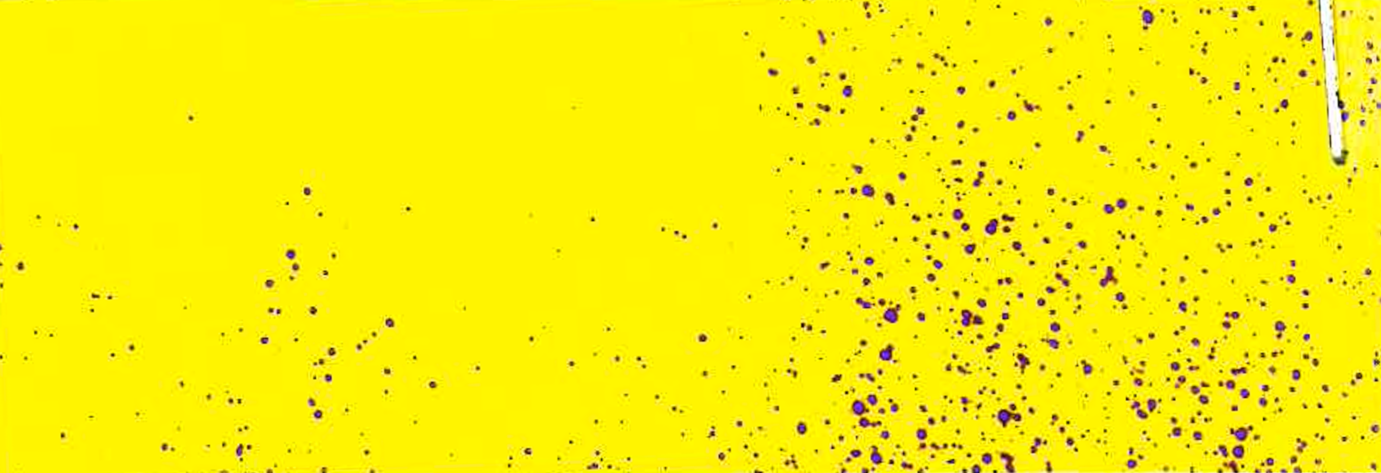
#> input picture src/Segmentation/dataset/pre-annotation/files/1094098e-Interior_350_Arv3_15m_cut.png, 2762 x 945 px (shown at 1/2 size); its folder holds only this picture in this run
$ python android_test.py Segmentation/dataset/pre-annotation/files/1094098e-Interior_350_Arv3_15m_cut.png
#> lines starting #> are read from the running program, lines starting #| are printed output that depends on the picture
### src/segmentation/Calculated_Statistics.py
import cv2
import numpy as np
import copy
import os
import sys

sys.path.insert(0, 'src/common')
from Util import *
#from Variables import *
from Droplet import *
from Statistics import *
from Distortion import *
from Algorithms import *
from HoughTransform import *

#TODO better overlapping count
#TODO better coverage
#TODO remove contour inside contour in real images
#TODO quando uso

class Calculated_Statistics:
    def __init__(self, color_image, filename, save_images:bool, create_masks:bool):
        self.save_images = save_images
        self.create_masks = create_masks
        # [7 lines of commented-out code are left out]
        gray = cv2.cvtColor(color_image, cv2.COLOR_BGR2GRAY)
        self.roi_image = copy.copy(gray)
        self.roi_image_color = copy.copy(color_image)
        self.contour_image = copy.copy(color_image)
        self.detected_image = copy.copy(color_image)
        self.hull_image = copy.copy(color_image)
        self.separate_image = copy.copy(color_image)

        height, width, _ = color_image.shape
        image_area = height * width

        # get objects from image
        self.image = copy.copy(gray)
        self.color_image = copy.copy(color_image)
        self.get_contours()

        # create masks
        if self.create_masks:
            mask = np.zeros_like(self.image)
            self.mask_overlapped = copy.copy(mask)
            self.mask_single = copy.copy(mask)

        # initialize variables
        self.droplets_data:list[Droplet]=[]
        self.contour_area = 0
        i=0

        # sort contours to catch the biggest ones first and remove the smaller ones inside before
        self.contours = sorted(self.contours, key=lambda c: cv2.arcLength(c, True), reverse=True)
        self.ignore_ids = []

        len_contours_original = len(self.contours)

        while(i < len(self.contours)):
            if i in self.ignore_ids:
                i += 1
                continue

            contour = self.contours[i]
            contour_area = cv2.contourArea(contour)
            self.contour_area += contour_area
            overlapped_ids = []

            # treat small contours like a perfect circle
            if len(contour) < 5 and contour_area < 3 and i < len_contours_original:
                if self.create_masks: self.create_mask(shape, contour)
                self.save_draw_circle_droplet(contour, overlapped_ids, i, contour_area, (200, 200, 200), height, width)
                i += 1
                continue

            elif len(contour) < 5 and i < len_contours_original:
                if self.create_masks: self.create_mask(shape, contour)
                self.save_draw_circle_droplet(contour, overlapped_ids, i, contour_area, (160, 160, 160), height, width)
                i += 1
                continue

            # when contour is not closed there is a chance of wrongly detected contours inside
            if contour_area < cv2.arcLength(contour, True):
                check, contour = self.remove_inside_contours(contour, i)

                if check == 0:
                    i += 1
                    continue

                # treat small contours like a perfect circle
                if len(contour) < 5:
                    if self.create_masks: self.create_mask(shape, contour)
                    self.save_draw_circle_droplet(contour, overlapped_ids, i, contour_area, (255, 0, 51), height, width)

                    i += 1
                    continue

            # check the shape to categorize it into 0: single, 1: elipse, 2: overlapped
            shape, no_convex_points = self.check_for_shape(contour, width, height)

            # not a real contour of a droplet so we skip
            if (no_convex_points == -1):
                roi_mask, roi_img, x_roi, y_roi, _, _ = self.crop_ROI(contour, border_expand)

                i += 1
                continue

            # error of contour inside contour
            if (no_convex_points == -2):
                #TODO add treatment
                i += 1
                continue

            match shape:
                # circle single
                case 0:
                    self.save_draw_circle_droplet(contour, overlapped_ids, i, contour_area, (255, 255, 255), height, width)
                # elipse
                case 1:
                    self.save_draw_elipse_droplet(contour, i, overlapped_ids, (102, 0, 102))

                # circles overlapped
                case 2:
                    # get ROI of the contour to analyze
                    roi_mask, roi_img, x_roi, y_roi, _, _ = self.crop_ROI(contour, border_expand)

                    # detect circles and only return the main ones by clustering
                    circles = HoughTransform(roi_mask, no_convex_points, contour, contour_area, roi_img).circles

                    # save each one of the overlapped circles
                    if circles is not None:
                        circle_ids = list(range(i, i + len(circles)))
                        j = 0

                        for circle in circles:
                            overlapped_ids = []
                            overlapped_ids = circle_ids[:j] + circle_ids[j+1:]

                            self.droplets_data.append(Droplet(True, int(circle[0] + x_roi), int(circle[1] + y_roi), float(circle[2]*2), int(i + j), overlapped_ids))
                            cv2.circle(self.detected_image, (int(circle[0] + x_roi), int(circle[1] + y_roi)), int(circle[2]), (0, 255, 0), 2)
                            j+=1
                            cv2.circle(roi_img, (int(circle[0]), int(circle[1])), int(circle[2]), (0, 255, 0), 2)
                    else:
                        self.save_draw_elipse_droplet(contour, i, overlapped_ids, (0, 102, 51))


                    # plt.imshow(roi_img)
                    # plt.show()

            if self.create_masks: self.create_mask(shape, contour)

            # [6 lines of commented-out code are left out]

            i += 1

        # create the masks and calculate values for statistics
        if self.create_masks:
            cv2.imwrite(os.path.join(path_to_masks_overlapped_pred_folder, filename + '.png'), self.mask_overlapped)
            cv2.imwrite(os.path.join(path_to_masks_single_pred_folder, filename + '.png'), self.mask_single)

        cv2.imwrite(os.path.join(path_to_detected_circles, filename + ".png"), self.detected_image)
        cv2.imwrite(os.path.join(path_to_detected_circles, filename + "_countour.png"), self.contour_image)
        cv2.imwrite(os.path.join(path_to_detected_circles, filename + "_canny.png"), self.canny)

        self.calculate_stats()

    # [242 lines left out: functions is_circle_within_image, save_draw_circle_droplet, save_draw_elipse_droplet, remove_inside_contours, get_new_contours, is_contour_in_roi and 8 more, not called in this run]

         # [137 lines of commented-out code are left out]

### src/android_test.py
import sys
import cv2
import copy

sys.path.insert(0, 'src')
from common.Util import *
from common.Variables import *
from common.Droplet import *
from common.Statistics  import *
from segmentation.Distortion import *
from segmentation.Calculated_Statistics import *


if __name__ == "__main__":
    # Read the command-line arguments
    file_path = str(sys.argv[1])

    file_path_parts = file_path.split("/")
    parts = file_path[len(file_path_parts)].split(".")
    filename = parts[0]

    image = cv2.imread(file_path, cv2.IMREAD_GRAYSCALE)
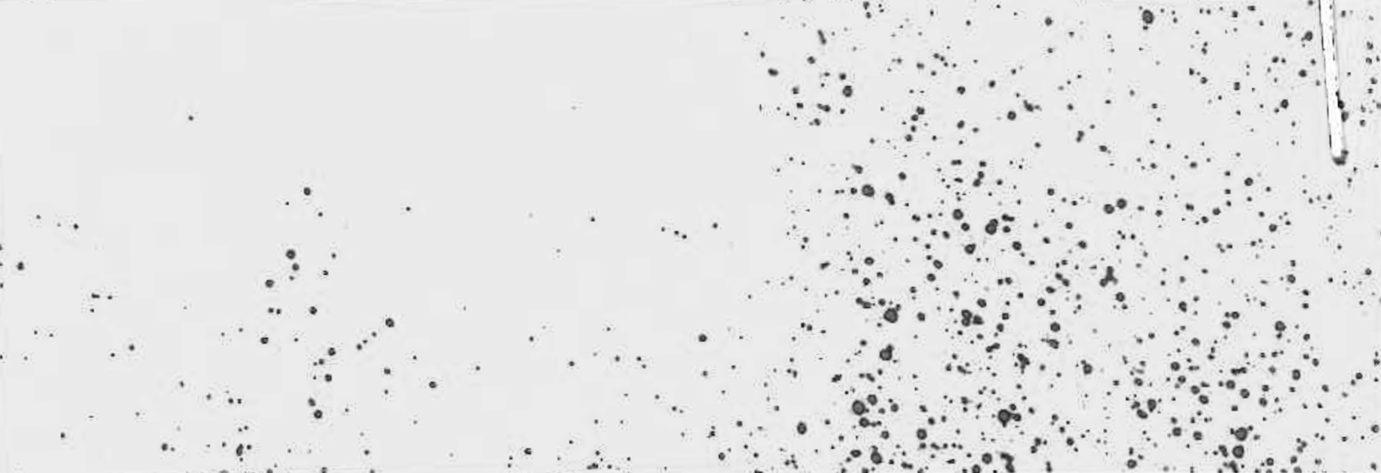
#> image: shape (945, 2762) (shown at 1/2 size); min 0, max 255, mean 228.6

    calculated:Calculated_Statistics = Calculated_Statistics(image, filename, "t", "t")
#> (the run stopped early here; a loop or call above may not have finished)

$ run again, on src/Segmentation/dataset/pre-annotation/files/280d05f9-2_Z2_cut.jpg
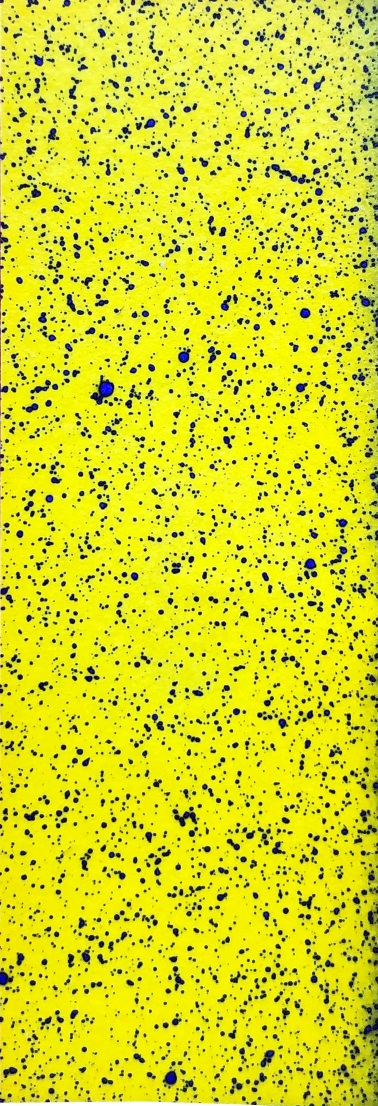
#> input picture src/Segmentation/dataset/pre-annotation/files/280d05f9-2_Z2_cut.jpg, 755 x 2212 px (shown at 1/2 size)
#> `image = cv2.imread(file_path, cv2.IMREAD_GRAYSCALE)`:
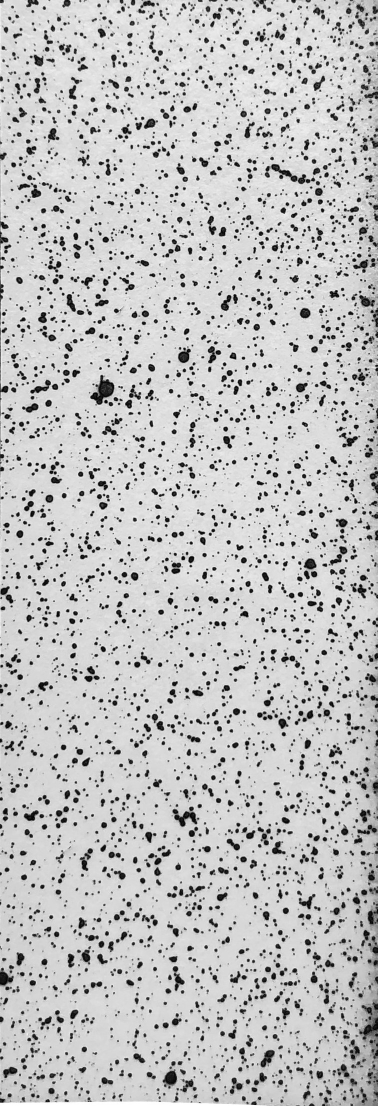
#> image: shape (2212, 755) (shown at 1/2 size); min 0, max 255, mean 194.7

$ run again, on src/Segmentation/dataset/pre-annotation/files/3fa35866-LadoOposto_850_Arv1_15m_cut.png
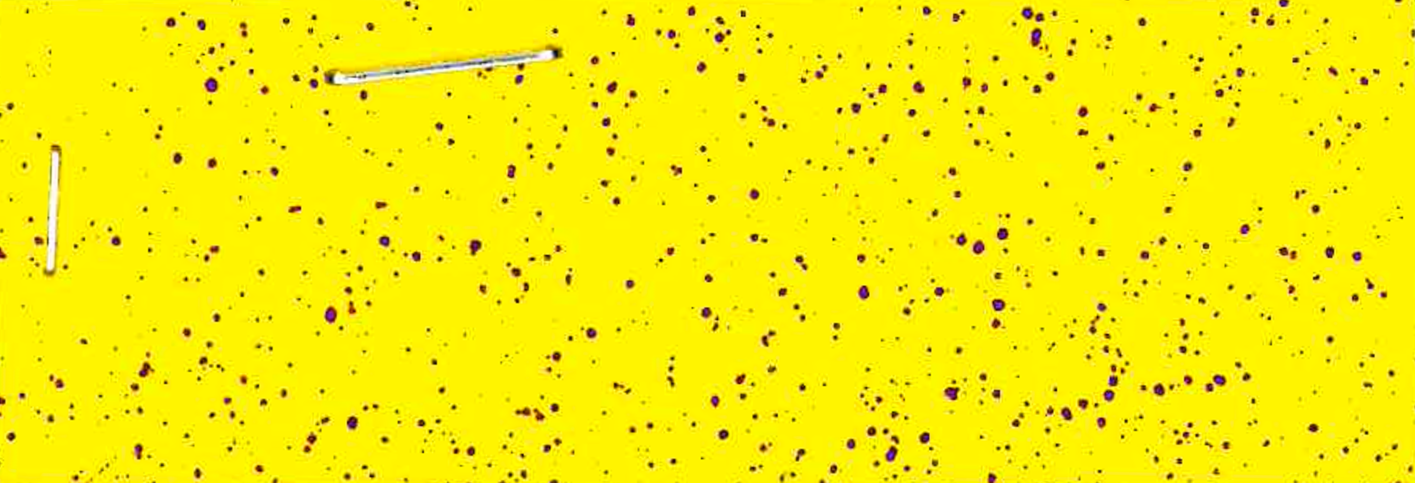
#> input picture src/Segmentation/dataset/pre-annotation/files/3fa35866-LadoOposto_850_Arv1_15m_cut.png, 2830 x 965 px (shown at 1/2 size)
#> `image = cv2.imread(file_path, cv2.IMREAD_GRAYSCALE)`:
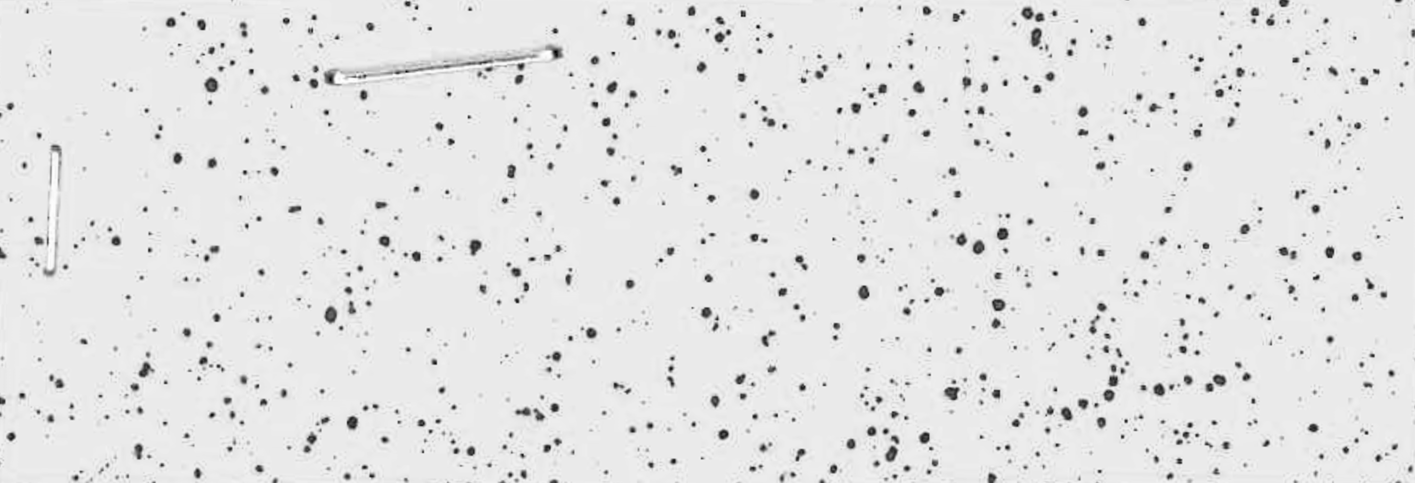
#> image: shape (965, 2830) (shown at 1/2 size); min 0, max 255, mean 227.8
